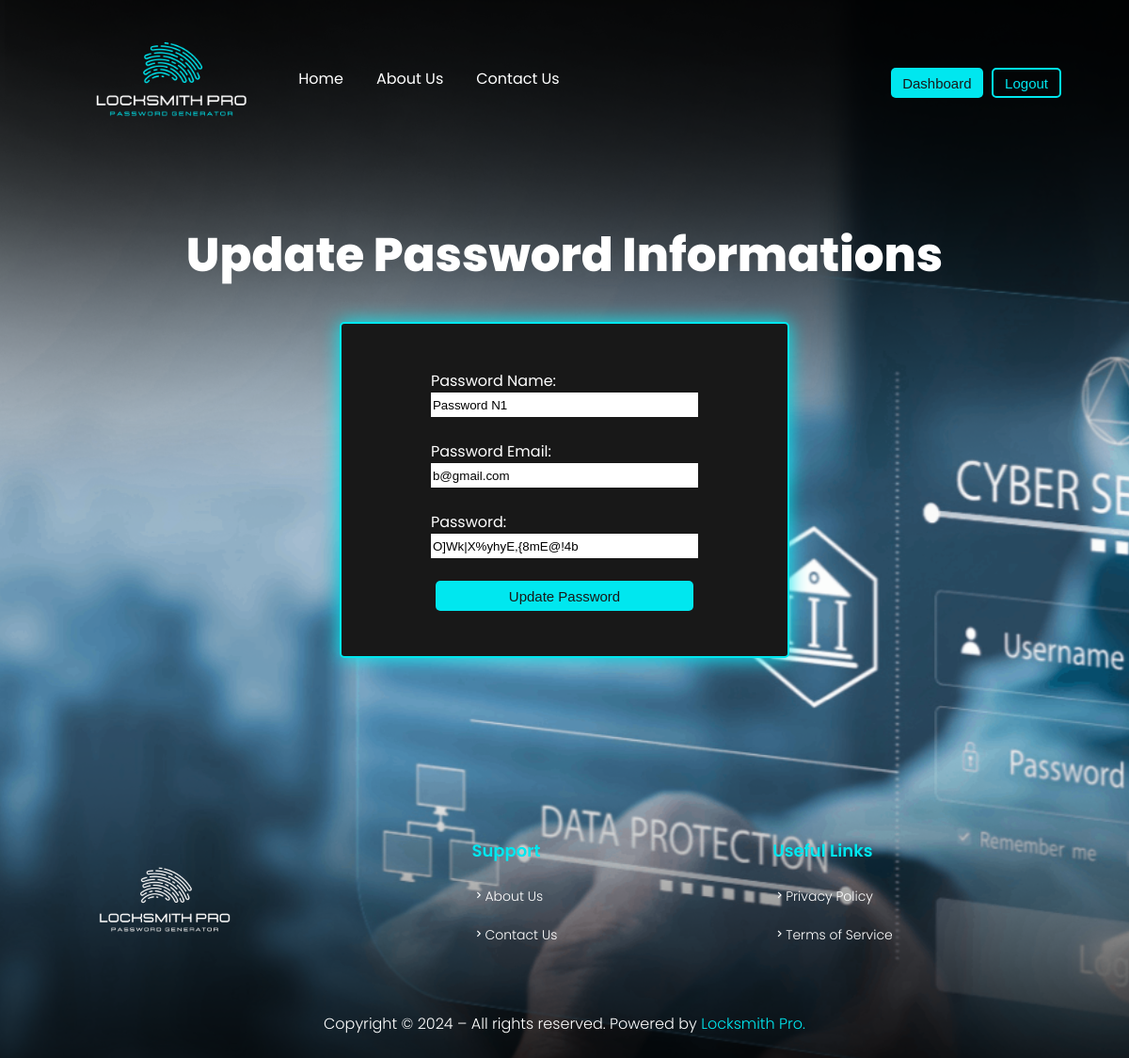
The app's page /update/10 (signed in) with its own data.
### models.py (models this page shows, shortened)
class SavedPassword(db.Model):
    id = db.Column(db.Integer, primary_key=True)
    user_id = db.Column(db.Integer, db.ForeignKey('user.id'), nullable=False)
    password_name = db.Column(db.String(100), nullable=False)
    password_email = db.Column(db.String(100), nullable=False)
    password = db.Column(db.String(100), nullable=False)
    user = db.relationship('User', backref=db.backref('saved_passwords', lazy=True))

### locksmith.py (the view)
@app.route('/update/<int:id>', methods=['GET', 'POST'])
def update(id):
    update = SavedPassword.query.get(id)
    if request.method == 'POST':
        update.password_name = request.form.get('name')
        update.password_email = request.form.get('email')
        update.password = request.form.get('password')
        try:
            db.session.commit()
            return redirect('/dashboard')
        except Exception as e:
            return "There was a problem updating the password"
    else:
        return render_template('update.html', update=update)

### templates/update.html (shortened to what this page needs)
{% extends 'base.html' %}
{% block content %}
<h1>Update Password Informations</h1>
<div class="form-login">
    <form action="/update/{{ update.id }}" method="POST">
        <label for="name">Password Name:</label>
        <input type="text" id="name" name="name" value="{{ update.password_name }}" required>
        <label for="email">Password Email:</label>
        <input type="email" id="email" name="email" value="{{ update.password_email }}" required>
        <label for="password">Password:</label>
        <input type="text" id="password" name="password" value="{{ update.password }}" required>
        <button type="submit">Update Password</button>
    </form>
</div>
{% endblock content %}

### static/css/styles.css (style rules this page uses)
body { display: flex; flex-direction: column; background-color: black; justify-content: center; align-items: center; color: #fff; background-image: url(/Locksmith-Pro/static/img/background.png); }
button { overflow: hidden; outline: none; border: none; border-radius: 5px; cursor: pointer; padding: 5px 12px; font-family: Poppins, sans-serif; margin: 0 0.3rem; }
h1 { font-family: Poppins, sans-serif; font-weight: 800; font-size: 50px; }
.form-cont, .form-register, .form-login { display: flex; flex-direction: column; align-items: center; justify-content: center; width: 40%; background-color: #181818; border: 2px solid #00E7EF; border-radius: 5px; box-shadow: 0 0 20px rgba(0, 231, 239, 1); margin-bottom: 5rem; font-family: Poppins, sans-serif; padding: 3rem 0; }
form { width: 60%; display: flex; flex-direction: column; justify-content: center; margin: 0; padding: 0; }
input { height:1.5rem; margin-bottom: 1.5rem; border: none; outline: none; }
button { height: 2rem; background-color: #00E7EF; color: #181818; font-family: Poppies, sans-serif; font-weight: 500; overflow: none; border: none; border-radius: 5px; cursor: pointer; font-size: 15px; }

### records on screen
SavedPassword: name "Password N1", email "b@gmail.com", password "O]Wk|X%yhyE,{8mE@!4b"
